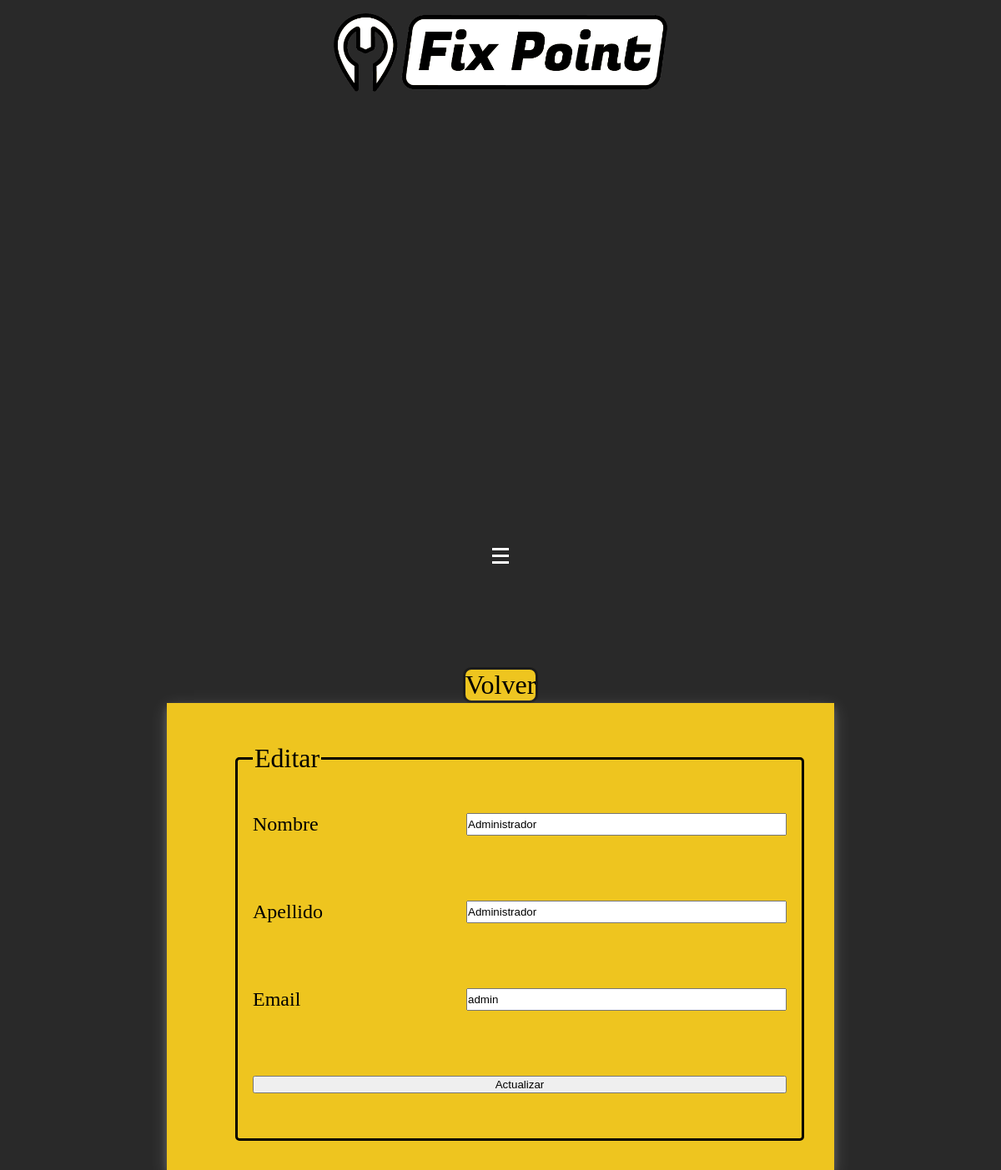
Screenshot of /html/editar-registros/editar-usuario.php?id=1 with the database file from the repository.
### tables this page shows
CREATE TABLE `usuarios` (
  `cod_user` int(11) NOT NULL,
  `name` varchar(25) NOT NULL,
  `surname` varchar(100) NOT NULL,
  `mail` varchar(100) NOT NULL,
  `password` varchar(128) NOT NULL
);

### html/editar-registros/editar-usuario.php (the view, shortened to what this page needs)
<?php
    include('../../php/conexion.php');
    if ( isset( $_GET['id'] )) {
        $id = $_GET['id'];
    } else {
        $error = 'El registro no existe';
    }
    $query = 'SELECT * FROM usuarios WHERE cod_user=' . $id . ';';
    try{
        $consulta = $conexion->prepare($query);
        $consulta -> execute();
        $usuario = $consulta -> fetchAll();
    } catch(PDOException $e) {
        echo '<script>console.log("' . $e->getMessage() .'");</script>';
    }
?>
<!DOCTYPE html>
<html lang="es">
<head>
    <link rel="stylesheet" href="../../styles/header.css" type="text/css">
    <link rel="stylesheet" href="../../styles/footer.css" type="text/css">
    <link rel="stylesheet" href="../../styles/boton.css" type="text/css">
    <link rel="stylesheet" href="../../styles/crear-registro.css" type="text/css">
</head>
<body>
    <header class="header">
        <div class="menu">
            <a href="../inicio.html"><img src="../../img/logo_fixpoint_grisoso.png" alt="logo fixpoint"
                    id="logo-fixpoint"></a>
            <div id="label"><span class="hamburger"></span></div>
        </div>
    </header>
    <main>
        <div class="first-container">
            <a href="../admin.php" class="volver">Volver</a>
        </div>
        <div class="form-container">
            <form action="../../php/editar/editar-usuario.php" method="POST" class="form usuarios visible">
                <fieldset class="fieldset">
                    <legend class="titulo-formulario">Editar</legend>
                    <label for="nombre">Nombre<input type="text" name="nombre" value="<?php echo $usuario[0]['name']?>"></label>
                    <label for="apellido">Apellido<input type="text" name="apellido" value="<?php echo $usuario[0]['surname']?>"></label>
                    <label for="mail">Email<input type="text" name="mail" value="<?php echo $usuario[0]['mail']?>"></label>
                    <input type="submit" value="Actualizar" class="submit" name="submit">
                </fieldset>
            </form>
        </div>
    </main>
</body>
</html>

### styles/header.css (style rules this page uses)
#logo-fixpoint { max-width: 25em; height: auto; background-color: white; animation: logocambio 7s linear infinite; }
.menu { box-sizing: border-box; user-select: none; text-transform: uppercase; height: 100%; color: rgba(255, 255, 255, 0.8); pointer-events: none; animation: bgchange 7s linear infinite; display: flex; flex-flow: row wrap; justify-content: space-between; align-items: center; }
.menu > * { padding: 1em; }
#label { display: inline-block; cursor: pointer; vertical-align: middle; pointer-events: all; }
span { transition: color 0.5s ease; }
.hamburger { position: relative; display: inline-block; width: 1.25em; height: 0.8em; border-top: 0.2em solid #fff; border-bottom: 0.2em solid #fff; animation: hamburgerchange 7s linear infinite; }
.hamburger:before { content: ""; position: absolute; top: 0.3em; width: 100%; border-top: 0.2em solid #fff; animation: hamburgerchange 7s linear infinite; }
@media (max-width:1300px) { .menu { flex-flow: column; justify-content: baseline; } }
@media (max-width:1300px) { #label { order: 0; display: flex; flex-direction: column; } }

### styles/footer.css (style rules this page uses)
a { text-decoration: none; color: white; animation: bgchange 7s linear infinite; }

### styles/crear-registro.css (style rules this page uses)
body { font-family: fuenteFixpoint; width:100%; overflow-x: hidden; padding: 0; margin: 0; text-decoration: none; box-sizing: border-box; color: white; background-color: #292929; }
main { display: flex; flex-flow: column nowrap; justify-content: space-around; align-items: center; }
.first-container { display: flex; flex-flow: row wrap; gap: 2em; }
.volver { text-decoration: none; background-color: #EEC51F; color: black; font-size: 2em; text-align: center; width: 100%; border: solid #1b1b1b medium; border-radius: 10px; }
.form-container { display: flex; justify-content: center; align-items: center; width: 50em; height: 35em; background-color: #EEC51F; color: black; box-shadow: 0 4px 8px 0 rgba(255, 255, 255, 0.2), 0 6px 20px 0 rgba(255, 255, 255, 0.19); }
.form { width: 80%; height: 80%; }
.form .fieldset { display: flex; flex-flow: column wrap; justify-content: space-around; width: 100%; height: 100%; font-size: 1.5em; }
.titulo-formulario { font-size: xx-large; }
.fieldset { border: black solid medium; border-radius: 5px; }
.fieldset label { width: 100%; display: flex; justify-content: space-between; }
label input { padding: 0; width: 60%; }
.visible { display: inline; }

### rows the page displays
usuarios: nombre "Administrador", apellido "Administrador", mail "admin"
